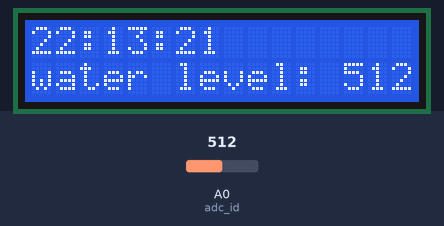
The sketch below on a simulated Arduino Uno, built with avr-gcc and run on an emulated ATmega328P. Shown: 16×2 character LCD. The inputs (shaded band) are chosen by the test bench; at power-on: A0 (adc_id) = 512. The local clock reads 2024-03-15 10:24:30 at power-on unless the sketch sets it; what the sketch prints to the serial monitor is not drawn.

Above: at 1.2 s.
1.3 s: A0 (adc_id) set to 716
At 2.4 s:
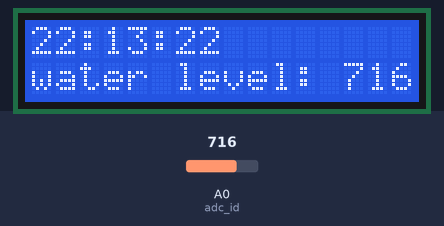
2.8 s: A0 (adc_id) set to 900
At 3.8 s:
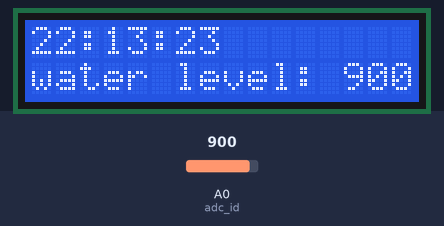
4.3 s: A0 (adc_id) set to 1023
At 5.8 s:
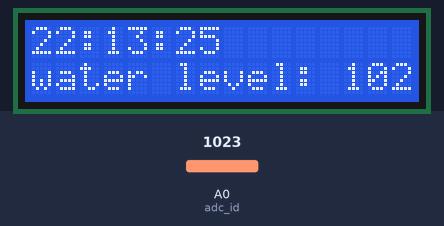
Timing chart, 0 to 7.3 s (numbered marks = the images above; inputs shaded):
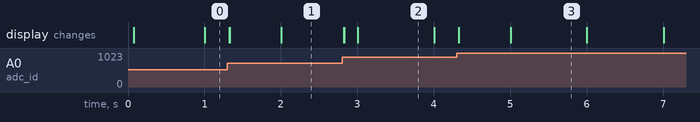

Measured:
- after the input at 1.3 s, the display: first changes at once (image 1 shows a later state)
- what the display in image 2 shows lasts 1.0 s, from 3.0 s to 4.0 s

The sketch:

ClockLED.ino
```cpp
//www.elegoo.com
//2018.10.24
#include <Wire.h>
#include <DS3231.h>

// include the library code:
#include <LiquidCrystal.h>

// initialize the library with the numbers of the interface pins
LiquidCrystal lcd(7, 8, 9, 10, 11, 12);
int adc_id = 0;
int HistoryValue = 0;
char printBuffer[128];
DS3231 clock;
RTCDateTime dt;

void setup()
{
  Serial.begin(9600);

  Serial.println("Initialize RTC module");
  // Initialize DS3231
  clock.begin();


  // Manual (YYYY, MM, DD, HH, II, SS
  // clock.setDateTime(2016, 12, 9, 11, 46, 00);

  // Send sketch compiling time to Arduino
  clock.setDateTime(__DATE__, __TIME__);
  /*
  Tips:This command will be executed every time when Arduino restarts.
       Comment this line out to store the memory of DS3231 module
  */
  lcd.begin(16, 2);
  // Print a message to the LCD.
  //lcd.print("Hello, World!");
}

void loop()
{
  dt = clock.getDateTime();

  // For leading zero look to DS3231_dateformat example

//  Serial.print("Raw data: ");
//  Serial.print(dt.year);   Serial.print("-");
//  Serial.print(dt.month);  Serial.print("-");
//  Serial.print(dt.day);    Serial.print(" ");
//  Serial.print(dt.hour);   Serial.print(":");
//  Serial.print(dt.minute); Serial.print(":");
  Serial.print(dt.second); Serial.println("");
  String mtime= String(dt.hour)+":"+String(dt.minute)+":"+String(dt.second);
  lcd.setCursor(0, 0);
  lcd.print(mtime);
   int value = analogRead(adc_id); // get adc value

    if(((HistoryValue>=value) && ((HistoryValue - value) > 10)) || ((HistoryValue<value) && ((value - HistoryValue) > 10)))
    {
      sprintf(printBuffer,"ADC%d level is %d\n",adc_id, value);
      Serial.print(printBuffer);
      HistoryValue = value;
      String sentence= "water level: "+String(value);
      lcd.clear();
       lcd.setCursor(0, 1);
       lcd.print(sentence);
    }


//  delay(1000);
}
```
